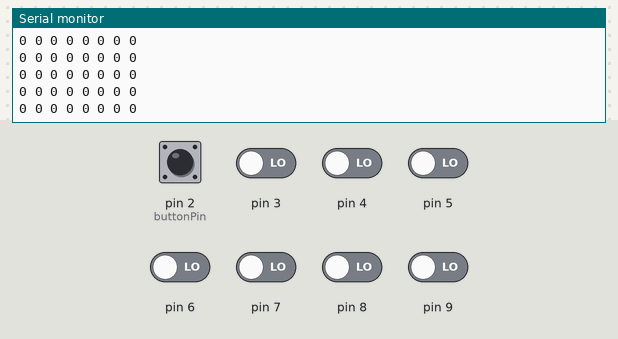
Simulated run of this sketch. Board: Arduino Uno, built with avr-gcc and run on an emulated ATmega328P. On the bench: the last lines printed to the serial monitor. The test bench sets the inputs (shaded band); at power-on: pin 2 (buttonPin), pin 3–9 LOW.

Above: at 1.2 s.
1.3 s: pin 2 (buttonPin) pulled HIGH for 0.15 s
4.4 s: pin 3 driven HIGH
At 5.3 s:
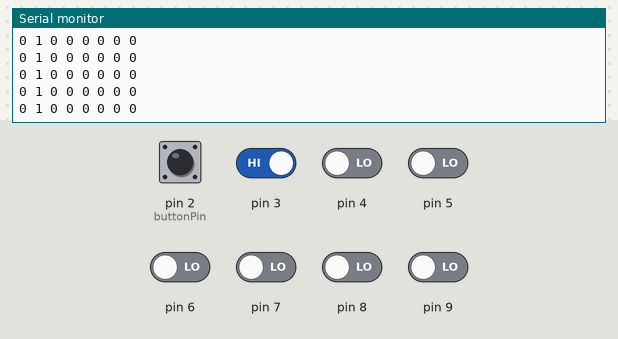
7.4 s: pin 4 driven HIGH
At 8.2 s:
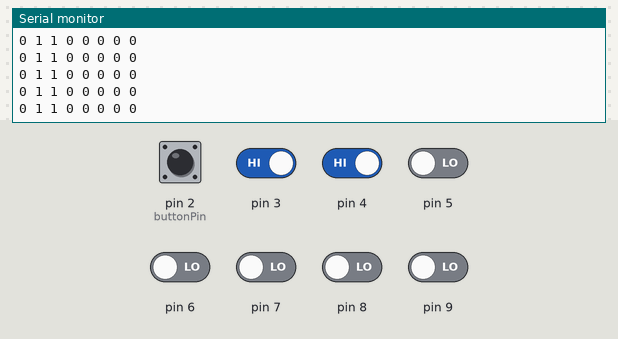
8.9 s: pin 5 driven HIGH
At 9.4 s:
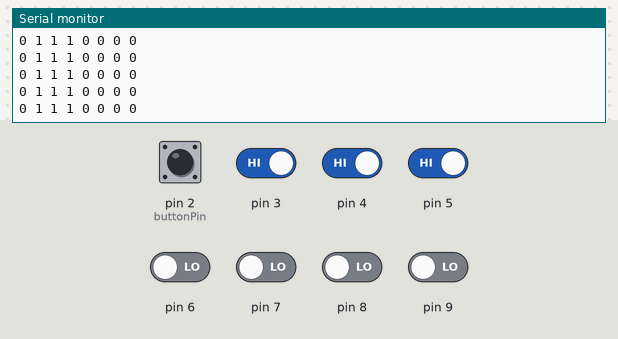
11.9 s: pin 6 driven HIGH
At 12.8 s:
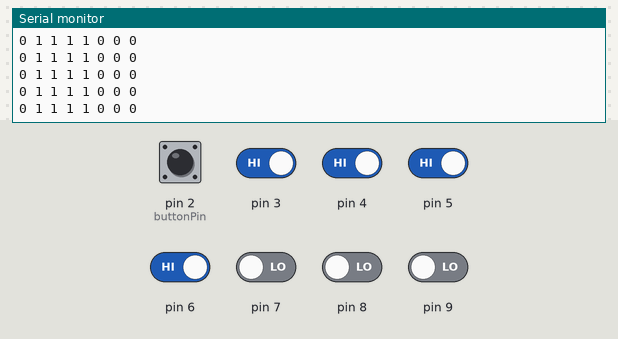
14.9 s: pin 7 driven HIGH
At 15.9 s:
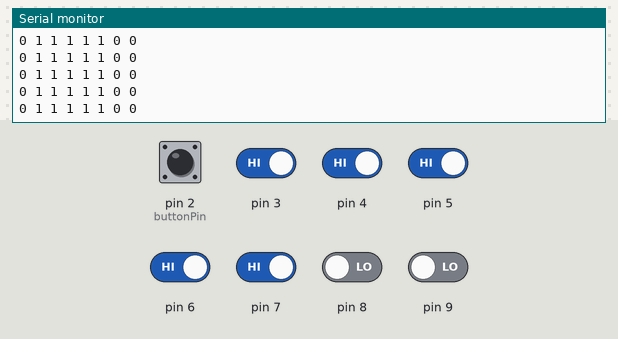

The sketch:

Button_Test.ino
```cpp
const int buttonPin = 2;     // the number of the pushbutton pin

// variables will change:
int buttonState[8];         // variable for reading the pushbutton status

void setup() {
  // initialize the pushbutton pin as an input:
  for(int i = 0; i < 8; i++){
    pinMode(i + 2, INPUT);
  }
  Serial.begin(9600);
}

void loop(){
  // read the state of the pushbutton value:
  for(int i = 0; i < 8; i++){
    buttonState[i] = digitalRead(i + 2);
    Serial.print(buttonState[i]);
    Serial.print(" ");
  }
  Serial.println();
}
```

Measured:
- after the input at 4.4 s, the serial monitor: prints a new line after 0.07 s (image 1)
- after the input at 7.4 s, the serial monitor: prints a new line after 0.07 s (image 2)
- after the input at 8.9 s, the serial monitor: prints a new line after 0.07 s (image 3)
- after the input at 11.9 s, the serial monitor: prints a new line after 0.06 s (image 4)
- after the input at 14.9 s, the serial monitor: prints a new line after 0.06 s (image 5)
